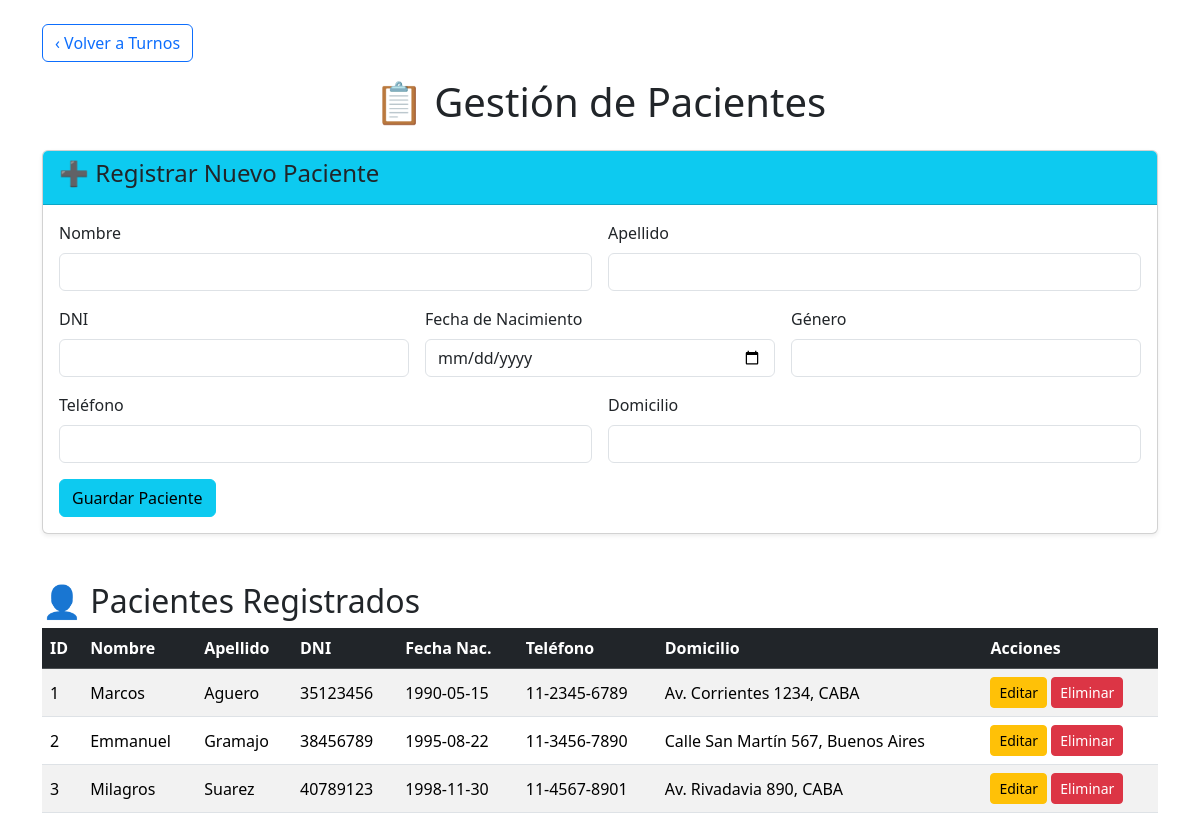
The page /pacientes (signed in) on the database its author committed.
### tables this page shows
CREATE TABLE pacientes (
                    id_paciente INTEGER PRIMARY KEY AUTOINCREMENT,
                    nombre VARCHAR(50) NOT NULL,
                    apellido VARCHAR(50) NOT NULL,
                    dni VARCHAR(20) UNIQUE NOT NULL,
                    fecha_nacimiento DATE NOT NULL,
                    genero VARCHAR(20),
                    telefono VARCHAR(20),
                    domicilio VARCHAR(100)
                );

### app.py (the view)
@app.route('/pacientes')
@login_required
def pacientes_index():
    db = GestionTurnosHospital()
    pacientes = db.consultar_pacientes()
    db.cerrar()
    return render_template('pacientes.html', pacientes=pacientes)

### app.py (called while the page is built)
def login_required(f):
    @wraps(f)
    def decorated_function(*args, **kwargs):
        if 'dni_usuario' not in session:
            flash('Por favor, inicie sesión para acceder', 'warning')
            return redirect(url_for('login'))
        return f(*args, **kwargs)
    return decorated_function

### db_hospital.py (called while the page is built)
    def conectar(self):
        try:
            self.conexion = sqlite3.connect(self.nombre_db)
            self.conexion.row_factory = sqlite3.Row
            self.cursor = self.conexion.cursor()
            return True
        except sqlite3.Error as e:
            print(f"✗ Error al conectar: {e}")
            return False

    def consultar_pacientes(self):
        try:
            self.cursor.execute('SELECT * FROM pacientes ORDER BY apellido')
            return [dict(row) for row in self.cursor.fetchall()]
        except sqlite3.Error as e:
            print(f"✗ Error al consultar pacientes: {e}")
            return []

    def cerrar(self):
        if self.conexion:
            self.conexion.close()

### templates/pacientes.html (shortened to what this page needs)
<!DOCTYPE html>
<html lang="es">
<head>
    <link href="https://cdn.jsdelivr.net/npm/bootstrap@5.3.3/dist/css/bootstrap.min.css" rel="stylesheet">
</head>
<body>
    <div class="container mt-4">
        <a href="{{ url_for('index') }}" class="btn btn-outline-primary mb-3">‹ Volver a Turnos</a>
        <h1 class="text-center mb-4">📋 Gestión de Pacientes</h1>
        <div class="card shadow-sm mb-5">
            <div class="card-header bg-info text-dark">
                <h4>➕ Registrar Nuevo Paciente</h4>
            </div>
            <div class="card-body">
                <form action="{{ url_for('paciente_agregar') }}" method="POST" class="row g-3">
                    <div class="col-md-6">
                        <label class="form-label">Nombre</label>
                        <input type="text" name="nombre" class="form-control" required>
                    </div>
                    <div class="col-md-6">
                        <label class="form-label">Apellido</label>
                        <input type="text" name="apellido" class="form-control" required>
                    </div>
                    <div class="col-md-4">
                        <label class="form-label">DNI</label>
                        <input type="text" name="dni" class="form-control" required>
                    </div>
                    <div class="col-md-4">
                        <label class="form-label">Fecha de Nacimiento</label>
                        <input type="date" name="fecha_nacimiento" class="form-control" required>
                    </div>
                    <div class="col-md-4">
                        <label class="form-label">Género</label>
                        <input type="text" name="genero" class="form-control">
                    </div>
                    <div class="col-md-6">
                        <label class="form-label">Teléfono</label>
                        <input type="tel" name="telefono" class="form-control">
                    </div>
                    <div class="col-md-6">
                        <label class="form-label">Domicilio</label>
                        <input type="text" name="domicilio" class="form-control">
                    </div>
                    <div class="col-12 mt-3">
                        <button type="submit" class="btn btn-info">Guardar Paciente</button>
                    </div>
                </form>
            </div>
        </div>
        <h2>👤 Pacientes Registrados</h2>
        <div class="table-responsive">
            <table class="table table-striped table-hover align-middle">
                <thead class="table-dark">
                    <tr>
                        <th>ID</th>
                        <th>Nombre</th>
                        <th>Apellido</th>
                        <th>DNI</th>
                        <th>Fecha Nac.</th>
                        <th>Teléfono</th>
                        <th>Domicilio</th>
                        <th>Acciones</th>
                    </tr>
                </thead>
                <tbody>
                    {% for paciente in pacientes %}
                    <tr>
                        <td>{{ paciente.id_paciente }}</td>
                        <td>{{ paciente.nombre }}</td>
                        <td>{{ paciente.apellido }}</td>
                        <td>{{ paciente.dni }}</td>
                        <td>{{ paciente.fecha_nacimiento }}</td>
                        <td>{{ paciente.telefono }}</td>
                        <td>{{ paciente.domicilio }}</td>
                        <td>
                            <a href="{{ url_for('paciente_editar', id_paciente=paciente.id_paciente) }}" class="btn btn-sm btn-warning">
                                Editar
                            </a>
                            <form action="{{ url_for('paciente_eliminar', id_paciente=paciente.id_paciente) }}" method="POST" class="d-inline">
                                <button type="submit" class="btn btn-sm btn-danger" onclick="return confirm('Advertencia: Si este paciente tiene turnos, podría fallar la eliminación. ¿Continuar?')">
                                    Eliminar
                                </button>
                            </form>
                        </td>
                    </tr>
                    {% endfor %}
                </tbody>
            </table>
        </div>
    </div>
</body>
</html>

### rows shown on the page
pacientes: id_paciente "1", nombre "Marcos", apellido "Aguero", dni "35123456", fecha_nacimiento "1990-05-15", telefono "11-2345-6789", domicilio "Av. Corrientes 1234, CABA"
pacientes: id_paciente "2", nombre "Emmanuel", apellido "Gramajo", dni "38456789", fecha_nacimiento "1995-08-22", telefono "11-3456-7890", domicilio "Calle San Martín 567, Buenos Aires"
pacientes: id_paciente "3", nombre "Milagros", apellido "Suarez", dni "40789123", fecha_nacimiento "1998-11-30", telefono "11-4567-8901", domicilio "Av. Rivadavia 890, CABA"
